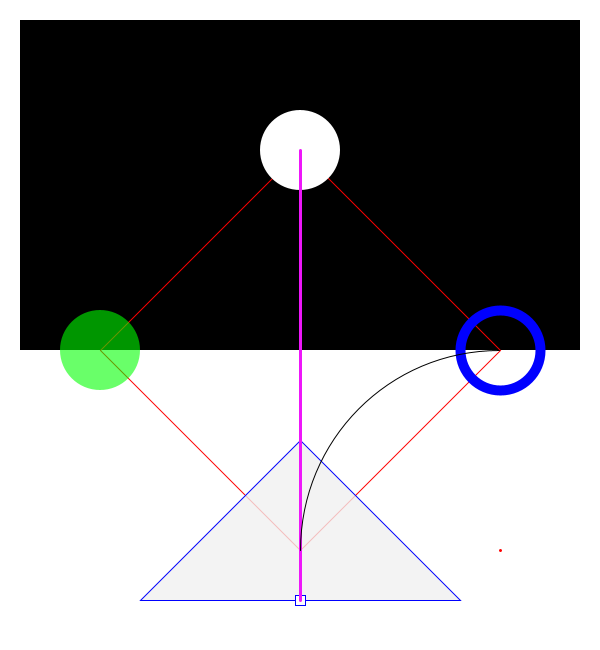
Frame 1 (no input)
Frame 60 (the mouse pressed at the canvas centre just before this capture): identical to frame 1, image omitted
Frame 120 (the mouse held since frame 60 and released just before this capture): identical to frame 1, image omitted

The Processing sketch that drew this single still picture (run headless with seeded random() and noise(); from frame 60 on, the mouse is pressed at the canvas centre):

// Processing sketch: day_5_2
// ── day_5_2.pde
int al = 20;
int tay = 0;

//drawing Order

void setup(){ //runs once at startup
 size(600,650); //size of the window
}

void draw(){ //runs over and over
  background(255); //set background to white
  
  //black rectanlge
  fill(tay); //color within the next shape
  rectMode(CORNER); //drawing rectangle from the center
  noStroke(); //no outline
  rect(al,al,560,330); //rect(x1,y1,x2,y2);
  
  //red quad
  stroke(255,tay,tay); //red outline color
  noFill(); //no color fill in the shape
  strokeWeight(1); //outline thickness
  quad(300,150,100,350,300,550,500,350);
  //quad(x1,y1, x2,y2, x3,y3, x4,y4);
  
  //top circle
  fill(255); //white
  noStroke(); //no outline
  ellipse(300,150,80,80); //our first circle
  
  //left circle
  fill(tay,255,tay,150); //4th variable, transparency
  noStroke(); //no stroke
  ellipse(100,350,80,80); //ellipse(x1,y1,x2,y2);
  
  //right circle
  noFill(); //no color
  strokeWeight(10); //line large
  stroke(tay,tay,255); //r,g,b
  ellipse(500,350,80,80); //ellipse(x1,y1,x2,y2);
  strokeWeight(1); //line large
  
  //triangle
  strokeWeight(1); //line large
  fill(240,200); //shape fill color
  triangle(300,440,140,600,460,600);
  //triangle(x1,y1, x2,y2, x3,y3);
  
  //rectangle on the bottom of the triangle
  fill(255); //fill white
  stroke(tay,tay,255); //stroke color
  rectMode(CENTER); //drawing rect from center
  rect(300,600,10,10); //(x1,y1,x2,y2);
  
  //line between two points
  stroke(238,23,250); //stroke color
  strokeWeight(3); //line large
  line(300,150,300,600); //line(x1,y1,x2,y2);
  
  //arc
  stroke(tay); //stroke color
  noFill(); //no color
  strokeWeight(1); //line large
  arc(500,550,400,400,PI,PI+HALF_PI);
  //arc(a,b,c,d,start,stop);
  
  //point
  stroke(255,tay,tay); //stroke color
  strokeWeight(3); //line large
  point(500,550); //point placement
  
}
